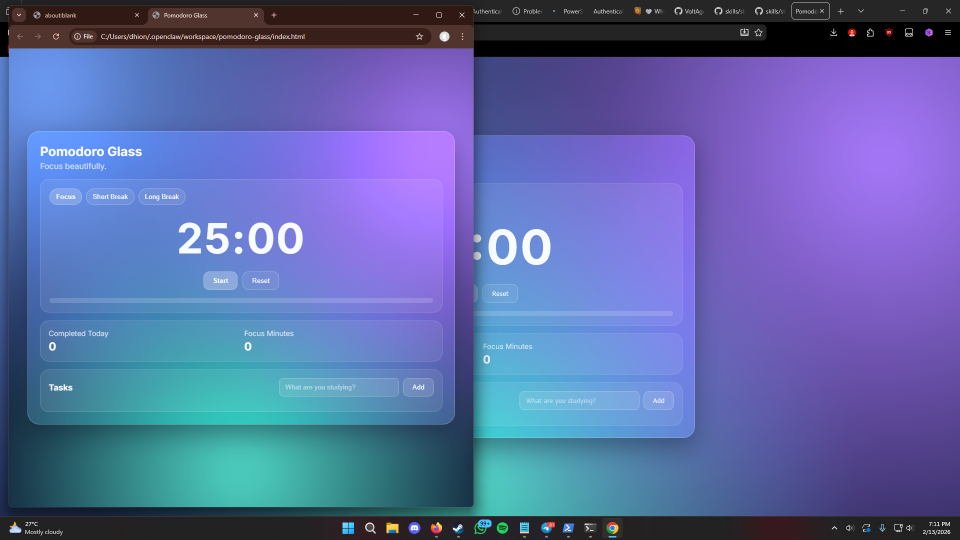
#> input picture pomodoro-screenshot.png, 1920 x 1080 px, found by its file name (shown at 1/2 size)
$ python make_gif.py
#> lines starting #> are read from the running program, lines starting #| are printed output that depends on the picture
from PIL import Image, ImageDraw
from pathlib import Path

src = Path(r"C:/Users/dhion/.openclaw/workspace/pomodoro-glass/pomodoro-screenshot.png")
outdir = Path(r"C:/Users/dhion/.openclaw/workspace/pomodoro-glass/docs")
outdir.mkdir(parents=True, exist_ok=True)

img = Image.open(src).convert("RGB").resize((960, 540))
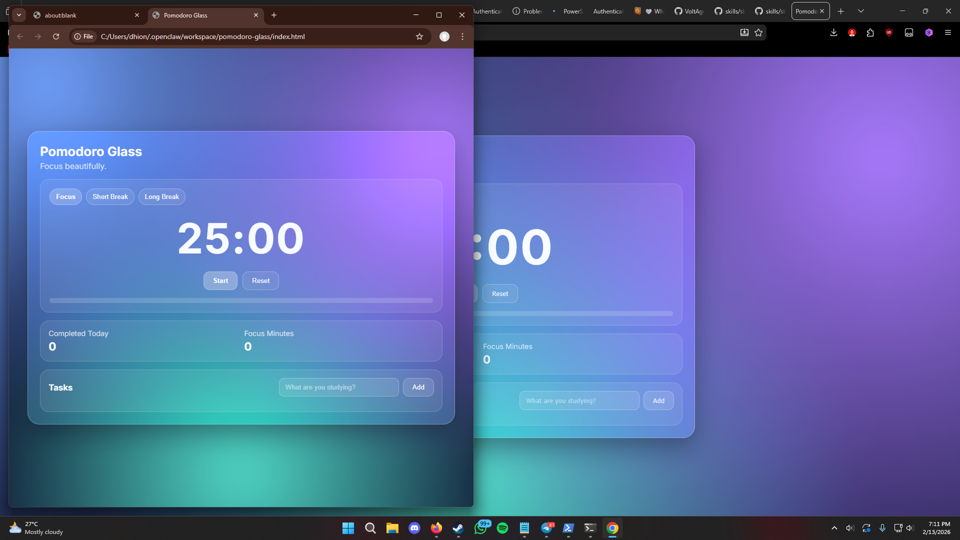
#> img: PIL image 960x540 RGB; mean R, G, B 92.8, 105.6, 166.3
steps = [
    "1) Pick Focus mode",
    "2) Press Start",
    "3) Add your study task",
    "4) Flow. Finish. Repeat.",
]
frames = []
for text in steps:
    frame = img.copy()
    draw = ImageDraw.Draw(frame)
    overlay_h = 72
    draw.rectangle([(0, 540 - overlay_h), (960, 540)], fill=(12, 12, 20))
    draw.text((24, 540 - overlay_h + 20), text, fill=(255, 255, 255))
    frames.append(frame)
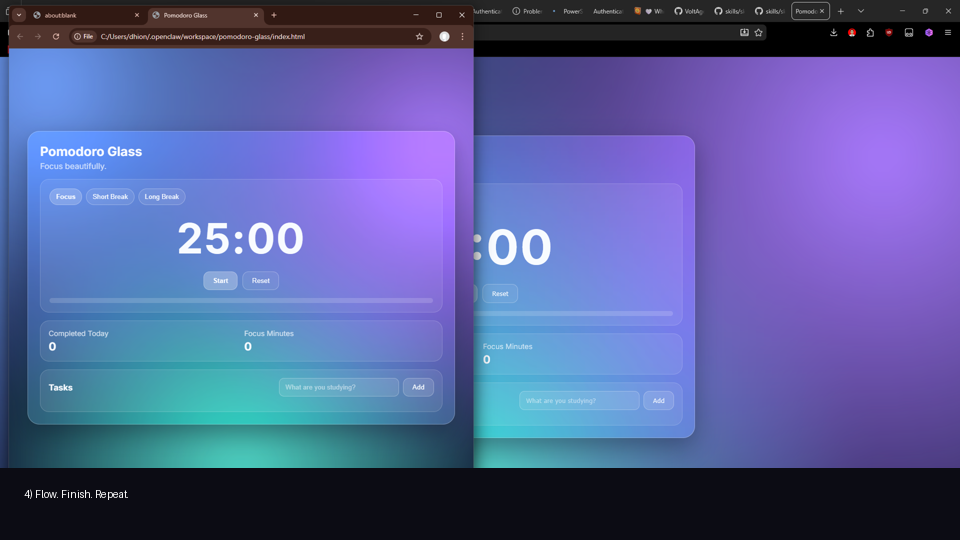
#> frame: PIL image 960x540 RGB; mean R, G, B 87.1, 95.3, 155
#> after the loop, frames = 4 items

frames[0].save(outdir / "tutorial.gif", save_all=True, append_images=frames[1:], duration=[900, 900, 900, 1100], loop=0)
print("ok")
